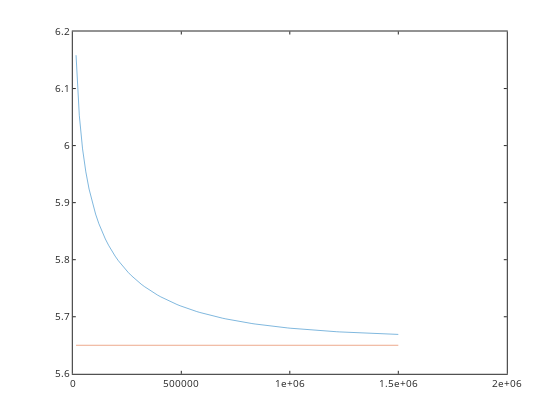

The notebook cell this image was saved under:
### Code cell
pHequil=-log10(sqrt(10^-3.5*10^-1.5*10^-6.3))
plot(time,pHphreeqc,time,pHequil.*ones(size(time)))
